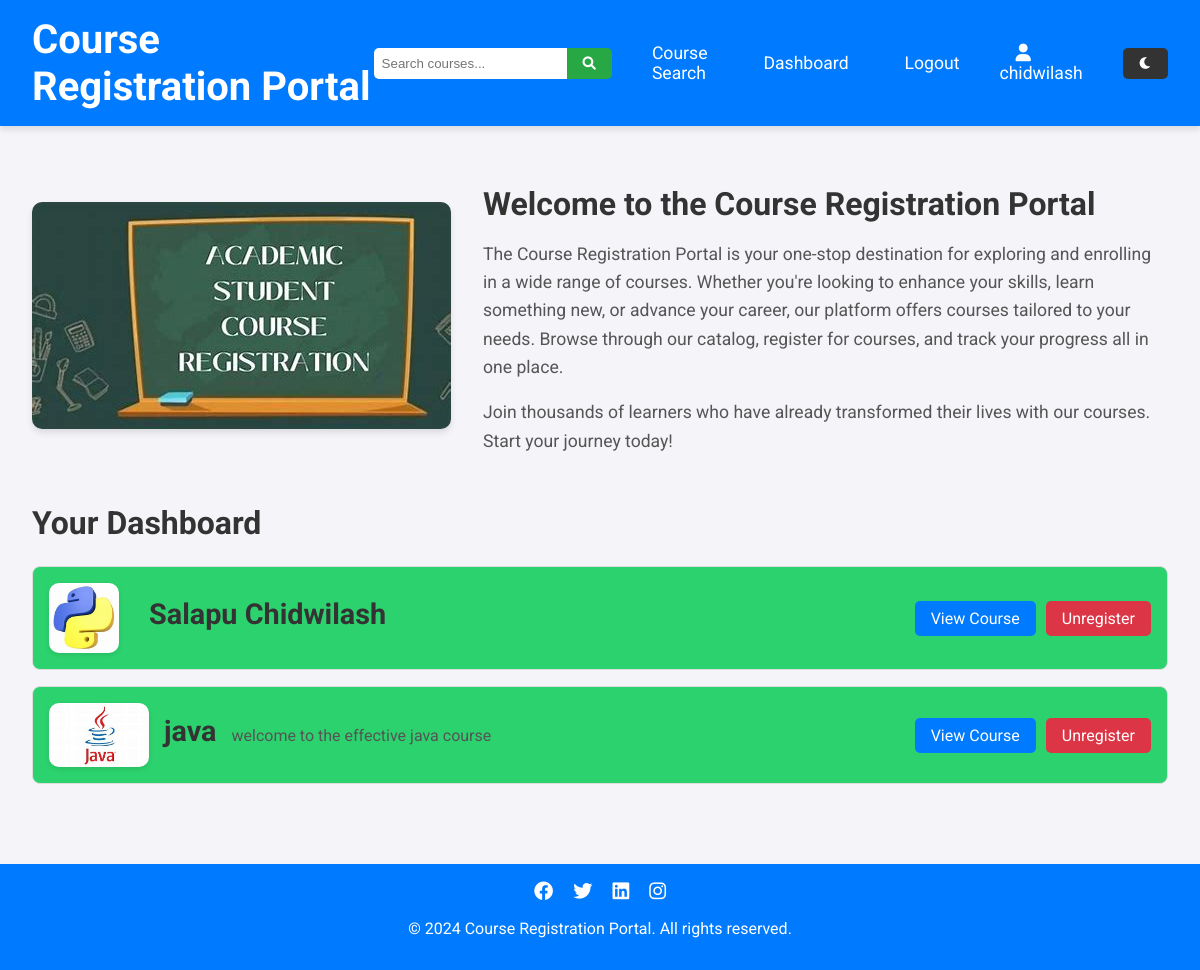
Page /stud/dashboard/ (signed in) on the committed database.
### courses/models.py (models this page shows, shortened)
class Registration(models.Model):
    student = models.ForeignKey(Student, on_delete=models.CASCADE)  # Link to the Student model
    course = models.ForeignKey('Course', on_delete=models.CASCADE)  # Link to the Course model
    date_registered = models.DateTimeField(auto_now_add=True)  # Date of registration
    status = models.CharField(
        max_length=20,
        choices=[('registered', 'Registered'), ('waitlisted', 'Waitlisted')],
        default='registered'
    )  # Registration status

class Course(models.Model):
    code = models.CharField(max_length=10, unique=True)  # Course code
    name = models.CharField(max_length=100)  # Course name
    description = models.TextField()  # Course description
    department = models.CharField(max_length=50)  # Department
    credits = models.IntegerField()  # Number of credits
    capacity = models.IntegerField()  # Maximum number of students
    prerequisites = models.ManyToManyField('self', symmetrical=False, blank=True)  # Prerequisite courses
    semester = models.CharField(max_length=20, choices=[('1', '1st Semester'), ('2', '2nd Semester')])  # Semester
    instructor = models.CharField(max_length=100)  # Instructor name

### students/views.py (the view)
# urls.py: path('dashboard/', views.dashboard, name='dashboard'),
def dashboard(request):
    if request.user.is_authenticated:
        try:
            student = request.user.student  # Access the logged-in student
            registrations = Registration.objects.filter(student=student)
            return render(request, 'dashboard.html', {'registrations': registrations})
        except AttributeError:
            return render(request, 'dashboard.html', {'error': 'Student profile not found.'})
    else:
        return render(request, 'dashboard.html', {'error': 'Please log in to view your dashboard.'})

### students/templates/dashboard.html (shortened to what this page needs)
{% extends 'base.html' %}
{% block content %}
<h2>Your Dashboard</h2>
<ul class="course-list">
    {% for reg in registrations %}
        <li class="course-item">
            <div class="course-info">
                {% if reg.course.name == "java" %}
                <img src="/static/images/java.jpeg" alt="Python Programming Thumbnail" class="course-thumbnail">
                {% else %}
                <img src="/static/images/python.jpeg" alt="Python Programming Thumbnail" class="course-thumbnail"><br>{% endif %}
                <span class="course-name">{{ reg.course.name }}</span>
                <span class="course-description">{{ reg.course.description }}</span>
            </div>
            <div class="course-actions">
                <a href="{% url 'course_detail' reg.course.id %}" class="view-course-button">View Course</a>
                {% if reg.status == 'registered' %}
                    <a href="{% url 'unregister_course' reg.id %}" class="unregister-button">Unregister</a>
                {% endif %}
            </div>
        </li>
    {% empty %}
        <li class="no-courses">No courses registered.</li>
    {% endfor %}
</ul>
{% endblock %}

### templates/base.html (shortened to what this page needs)
<!DOCTYPE html>
<html>
<head>
    <link rel="stylesheet" href="https://cdnjs.cloudflare.com/ajax/libs/font-awesome/6.0.0/css/all.min.css">
</head>
<body>
    <header>
        <h1>Course Registration Portal</h1>
        <nav>
            <form class="search-bar" action="{% url 'course_search' %}" method="get">
                <input type="text" name="query" placeholder="Search courses..." value="{{ query }}">
                <button type="submit"><i class="fas fa-search"></i></button>
            </form>
            <a href="{% url 'course_search' %}">Course Search</a>
            <a href="{% url 'dashboard' %}">Dashboard</a>
            <a href="{% url 'register' %}">Logout</a>
            <div class="user-dropdown">
                <a href="#"><i class="fas fa-user"></i> {{ request.user.username }}</a>
            </div>
            <button class="dark-mode-toggle" onclick="toggleDarkMode()"><i class="fas fa-moon"></i></button>
        </nav>
    </header>
    <main>
        {% block welcome_section %}
        <div class="welcome-section">
            <img src="/static/images/course.jpeg" alt="Course Registration Portal">
            <div class="content">
                <h2>Welcome to the Course Registration Portal</h2>
                <p>
                    The Course Registration Portal is your one-stop destination for exploring and enrolling in a wide range of courses.
                    Whether you're looking to enhance your skills, learn something new, or advance your career, our platform offers
                    courses tailored to your needs. Browse through our catalog, register for courses, and track your progress all in one place.
                </p>
                <p>
                    Join thousands of learners who have already transformed their lives with our courses. Start your journey today!
                </p>
            </div>
        </div>
    {% endblock %}
        {% block content %}{% endblock %}
    </main>
    <footer>
        <div class="social-links">
            <a href="#"><i class="fab fa-facebook"></i></a>
            <a href="#"><i class="fab fa-twitter"></i></a>
            <a href="#"><i class="fab fa-linkedin"></i></a>
            <a href="#"><i class="fab fa-instagram"></i></a>
        </div>
        <p>&copy; 2024 Course Registration Portal. All rights reserved.</p>
    </footer>
</body>
</html>

### templates/base.html (style rules this page uses)
body { font-family: 'Roboto', sans-serif; margin: 0; padding: 0; background-color: #f4f4f9; color: #333; transition: background-color 0.3s ease, color 0.3s ease; }
header { background-color: #007bff; color: white; padding: 1rem 2rem; display: flex; justify-content: space-between; align-items: center; box-shadow: 0 4px 6px rgba(0, 0, 0, 0.1); }
header h1 { margin: 0; font-size: 2.5rem; }
nav { display: flex; gap: 1.5rem; align-items: center; }
nav a { color: white; text-decoration: none; font-size: 1.1rem; padding: 0.5rem 1rem; border-radius: 5px; transition: background-color 0.3s ease; }
.search-bar { display: flex; align-items: center; }
.search-bar input { padding: 0.5rem; border: none; border-radius: 5px 0 0 5px; outline: none; }
.search-bar button { padding: 0.5rem 1rem; border: none; background-color: #28a745; color: white; border-radius: 0 5px 5px 0; cursor: pointer; transition: background-color 0.3s ease; }
.user-dropdown { position: relative; display: inline-block; }
main { padding: 2rem; max-width: 1200px; margin: 0 auto; }
.welcome-section { display: flex; align-items: center; gap: 2rem; margin-bottom: 2rem; }
.welcome-section img { max-width: 50%; border-radius: 10px; box-shadow: 0 4px 6px rgba(0, 0, 0, 0.1); }
.welcome-section .content { flex: 1; }
.welcome-section h2 { font-size: 2rem; margin-bottom: 1rem; }
.welcome-section p { font-size: 1.1rem; line-height: 1.6; color: #555; }
footer { text-align: center; padding: 1rem; background-color: #007bff; color: white; margin-top: 2rem; }
footer .social-links { margin-bottom: 0.5rem; }
footer .social-links a { color: white; margin: 0 0.5rem; font-size: 1.2rem; transition: color 0.3s ease; }
.dark-mode-toggle { background-color: #333; color: white; border: none; padding: 0.5rem 1rem; border-radius: 5px; cursor: pointer; transition: background-color 0.3s ease; }

### students/templates/dashboard.html (style rules this page uses)
h2 { font-size: 2rem; color: #333; margin-bottom: 1.5rem; }
.course-list { list-style: none; padding: 0; margin: 0; }
.course-item { background-color: #2cd26e; border: 1px solid #ddd; border-radius: 8px; padding: 1rem; margin-bottom: 1rem; display: flex; justify-content: space-between; align-items: center; transition: background-color 0.3s ease; }
.course-info { display: flex; align-items: center; gap: 15px; }
.course-thumbnail { max-width: 100px; max-height: 70px; border-radius: 10px; box-shadow: 0 2px 5px rgba(0, 0, 0, 0.1); object-fit: cover; }
.course-name { font-size: 1.8rem; color: #333; font-weight: bold; margin-bottom: 0.5rem; }
.course-description { font-size: 1rem; color: #555; white-space: nowrap; overflow: hidden; text-overflow: ellipsis; }
.course-actions { display: flex; gap: 10px; }
.view-course-button, .unregister-button { padding: 0.5rem 1rem; border-radius: 5px; text-decoration: none; transition: background-color 0.3s ease; }
.view-course-button { background-color: #007bff; color: white; }
.unregister-button { background-color: #dc3545; color: white; }

### rows in the picture
Registration: course.name "Salapu Chidwilash", status "Unregister"
Registration: course.name "java", course.description "welcome to the effective java course", status "Unregister"

### other values in the picture
{{ request.user.username }} "chidwilash"
